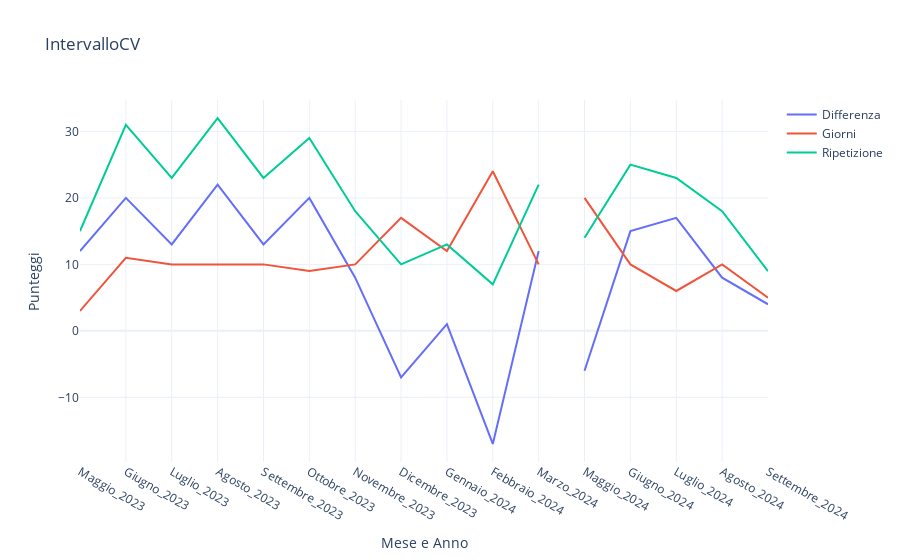

The notebook cell this image was saved under:
### Code cell
def intervalloCV(dataframe, mese_anno):
    # Filtraggio per MESE_ANNO e conteggio delle differenze
    df_mese_anno = dataframe[dataframe['MESE_ANNO'] == mese_anno]
    differenze = differenza_giorni(df_mese_anno)[2]
    conteggio = Counter(differenze)
    
    chiave = sum(conteggio.keys())
    valore = sum(conteggio.values())
    
    return f'{mese_anno} -> {chiave} -- {valore}', valore - chiave, chiave, valore

# Filtraggio dei mesi e anni specifici
mesi_anno = df['MESE_ANNO'].unique().tolist()
intervalloCV_differenze = []
intervalloCV_chiavi = []
intervalloCV_valori = []

for mese_anno in mesi_anno:
    _, differenza, chiave, valore = intervalloCV(df, mese_anno)
    intervalloCV_differenze.append(differenza)
    intervalloCV_chiavi.append(chiave)
    intervalloCV_valori.append(valore)

# Creazione del grafico
fig = go.Figure()
fig.add_trace(go.Scatter(x=mesi_anno, y=intervalloCV_differenze, mode='lines', name='Differenza'))
fig.add_trace(go.Scatter(x=mesi_anno, y=intervalloCV_chiavi, mode='lines', name='Giorni'))
fig.add_trace(go.Scatter(x=mesi_anno, y=intervalloCV_valori, mode='lines', name='Ripetizione'))

fig.update_layout(
    title='IntervalloCV',
    xaxis=dict(title='Mese e Anno'),
    yaxis=dict(title='Punteggi'),
    template='plotly_white'
)

fig.show()

### Figure 1 — Plotly figure (JSON) as saved in the notebook; plotly's stock layout.template omitted (floating-point values rounded to 4 significant figures)
{"data": [{"mode": "lines", "name": "Differenza", "type": "scatter", "x": ["Maggio_2023", "Giugno_2023", "Luglio_2023", "Agosto_2023", "Settembre_2023", "Ottobre_2023", "Novembre_2023", "Dicembre_2023", "Gennaio_2024", "Febbraio_2024", "Marzo_2024", null, "Maggio_2024", "Giugno_2024", "Luglio_2024", "Agosto_2024", "Settembre_2024"], "y": [12, 20, 13, 22, 13, 20, 8, -7, 1, -17, 12, 0, -6, 15, 17, 8, 4]}, {"mode": "lines", "name": "Giorni", "type": "scatter", "x": ["Maggio_2023", "Giugno_2023", "Luglio_2023", "Agosto_2023", "Settembre_2023", "Ottobre_2023", "Novembre_2023", "Dicembre_2023", "Gennaio_2024", "Febbraio_2024", "Marzo_2024", null, "Maggio_2024", "Giugno_2024", "Luglio_2024", "Agosto_2024", "Settembre_2024"], "y": [3, 11, 10, 10, 10, 9, 10, 17, 12, 24, 10, 0, 20, 10, 6, 10, 5]}, {"mode": "lines", "name": "Ripetizione", "type": "scatter", "x": ["Maggio_2023", "Giugno_2023", "Luglio_2023", "Agosto_2023", "Settembre_2023", "Ottobre_2023", "Novembre_2023", "Dicembre_2023", "Gennaio_2024", "Febbraio_2024", "Marzo_2024", null, "Maggio_2024", "Giugno_2024", "Luglio_2024", "Agosto_2024", "Settembre_2024"], "y": [15, 31, 23, 32, 23, 29, 18, 10, 13, 7, 22, 0, 14, 25, 23, 18, 9]}], "layout": {"title": {"text": "IntervalloCV"}, "xaxis": {"title": {"text": "Mese e Anno"}}, "yaxis": {"title": {"text": "Punteggi"}}}}
